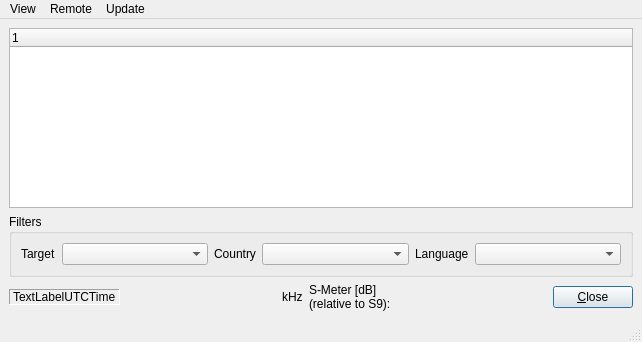
<?xml version="1.0" encoding="UTF-8"?>
<ui version="4.0">
 <class>StationsDlgbase</class>
 <widget class="QMainWindow" name="StationsDlgbase">
  <property name="geometry">
   <rect>
    <x>0</x>
    <y>0</y>
    <width>618</width>
    <height>342</height>
   </rect>
  </property>
  <property name="windowTitle">
   <string>Stations</string>
  </property>
  <widget class="QWidget" name="centralwidget">
   <layout class="QGridLayout" name="gridLayout">
    <item row="2" column="0">
     <layout class="QHBoxLayout" name="horizontalLayout_4">
      <item>
       <widget class="QLabel" name="TextLabelUTCTime">
        <property name="sizePolicy">
         <sizepolicy hsizetype="Fixed" vsizetype="Maximum">
          <horstretch>0</horstretch>
          <verstretch>0</verstretch>
         </sizepolicy>
        </property>
        <property name="frameShape">
         <enum>QFrame::Panel</enum>
        </property>
        <property name="frameShadow">
         <enum>QFrame::Sunken</enum>
        </property>
        <property name="text">
         <string>TextLabelUTCTime</string>
        </property>
        <property name="wordWrap">
         <bool>false</bool>
        </property>
       </widget>
      </item>
      <item>
       <layout class="QHBoxLayout" name="horizontalLayout_2">
        <item>
         <widget class="QwtCounter" name="QwtCounterFrequency">
          <property name="sizePolicy">
           <sizepolicy hsizetype="Fixed" vsizetype="Maximum">
            <horstretch>0</horstretch>
            <verstretch>0</verstretch>
           </sizepolicy>
          </property>
          <property name="minimumSize">
           <size>
            <width>150</width>
            <height>0</height>
           </size>
          </property>
         </widget>
        </item>
        <item>
         <widget class="QLabel" name="TextLabel1">
          <property name="text">
           <string>kHz</string>
          </property>
          <property name="wordWrap">
           <bool>false</bool>
          </property>
          <property name="buddy">
           <cstring>QwtCounterFrequency</cstring>
          </property>
         </widget>
        </item>
       </layout>
      </item>
      <item>
       <layout class="QHBoxLayout" name="horizontalLayout_3">
        <item>
         <widget class="QLabel" name="TextLabelSMeter">
          <property name="sizePolicy">
           <sizepolicy hsizetype="Fixed" vsizetype="Maximum">
            <horstretch>0</horstretch>
            <verstretch>0</verstretch>
           </sizepolicy>
          </property>
          <property name="text">
           <string>S-Meter [dB]
(relative to S9):</string>
          </property>
          <property name="wordWrap">
           <bool>false</bool>
          </property>
         </widget>
        </item>
        <item>
         <widget class="QwtThermo" name="ProgrSigStrength">
          <property name="sizePolicy">
           <sizepolicy hsizetype="Fixed" vsizetype="Maximum">
            <horstretch>0</horstretch>
            <verstretch>0</verstretch>
           </sizepolicy>
          </property>
          <property name="minimumSize">
           <size>
            <width>150</width>
            <height>0</height>
           </size>
          </property>
         </widget>
        </item>
       </layout>
      </item>
      <item>
       <widget class="QPushButton" name="buttonOk">
        <property name="sizePolicy">
         <sizepolicy hsizetype="Fixed" vsizetype="Maximum">
          <horstretch>0</horstretch>
          <verstretch>0</verstretch>
         </sizepolicy>
        </property>
        <property name="text">
         <string>&amp;Close</string>
        </property>
        <property name="autoDefault">
         <bool>true</bool>
        </property>
        <property name="default">
         <bool>true</bool>
        </property>
       </widget>
      </item>
     </layout>
    </item>
    <item row="0" column="0">
     <widget class="QTreeWidget" name="ListViewStations">
      <column>
       <property name="text">
        <string>1</string>
       </property>
      </column>
     </widget>
    </item>
    <item row="1" column="0">
     <widget class="QGroupBox" name="groupBox">
      <property name="title">
       <string>Filters</string>
      </property>
      <layout class="QHBoxLayout" name="horizontalLayout">
       <item>
        <widget class="QLabel" name="TextLabelTarget">
         <property name="text">
          <string>Target</string>
         </property>
         <property name="wordWrap">
          <bool>false</bool>
         </property>
        </widget>
       </item>
       <item>
        <widget class="QComboBox" name="ComboBoxFilterTarget">
         <property name="sizePolicy">
          <sizepolicy hsizetype="MinimumExpanding" vsizetype="Fixed">
           <horstretch>0</horstretch>
           <verstretch>0</verstretch>
          </sizepolicy>
         </property>
        </widget>
       </item>
       <item>
        <widget class="QLabel" name="TextLabelCountry">
         <property name="text">
          <string>Country</string>
         </property>
         <property name="wordWrap">
          <bool>false</bool>
         </property>
        </widget>
       </item>
       <item>
        <widget class="QComboBox" name="ComboBoxFilterCountry">
         <property name="sizePolicy">
          <sizepolicy hsizetype="MinimumExpanding" vsizetype="Fixed">
           <horstretch>0</horstretch>
           <verstretch>0</verstretch>
          </sizepolicy>
         </property>
        </widget>
       </item>
       <item>
        <widget class="QLabel" name="TextLabelLanguage">
         <property name="text">
          <string>Language</string>
         </property>
         <property name="wordWrap">
          <bool>false</bool>
         </property>
        </widget>
       </item>
       <item>
        <widget class="QComboBox" name="ComboBoxFilterLanguage">
         <property name="sizePolicy">
          <sizepolicy hsizetype="MinimumExpanding" vsizetype="Fixed">
           <horstretch>0</horstretch>
           <verstretch>0</verstretch>
          </sizepolicy>
         </property>
        </widget>
       </item>
      </layout>
     </widget>
    </item>
   </layout>
  </widget>
  <widget class="QMenuBar" name="menubar">
   <property name="geometry">
    <rect>
     <x>0</x>
     <y>0</y>
     <width>618</width>
     <height>17</height>
    </rect>
   </property>
   <widget class="QMenu" name="menuView">
    <property name="title">
     <string>View</string>
    </property>
    <widget class="QMenu" name="menuStations_preview">
     <property name="title">
      <string>Stations &amp;preview</string>
     </property>
     <addaction name="actionDisabled"/>
     <addaction name="action5minutes"/>
     <addaction name="action15minutes"/>
     <addaction name="action30minutes"/>
    </widget>
    <addaction name="actionShowOnlyActiveStations"/>
    <addaction name="actionShowAllStations"/>
    <addaction name="menuStations_preview"/>
   </widget>
   <widget class="QMenu" name="menuRemote">
    <property name="title">
     <string>Remote</string>
    </property>
    <addaction name="actionChooseRig"/>
    <addaction name="actionEnable_S_Meter"/>
   </widget>
   <widget class="QMenu" name="menuUpdate">
    <property name="title">
     <string>Update</string>
    </property>
    <addaction name="actionGetUpdate"/>
   </widget>
   <addaction name="menuView"/>
   <addaction name="menuRemote"/>
   <addaction name="menuUpdate"/>
  </widget>
  <widget class="QStatusBar" name="statusbar"/>
  <action name="actionShowOnlyActiveStations">
   <property name="checkable">
    <bool>true</bool>
   </property>
   <property name="text">
    <string>Show only active stations</string>
   </property>
  </action>
  <action name="actionShowAllStations">
   <property name="checkable">
    <bool>true</bool>
   </property>
   <property name="text">
    <string>Show all stations</string>
   </property>
  </action>
  <action name="action5minutes">
   <property name="checkable">
    <bool>true</bool>
   </property>
   <property name="text">
    <string>5 minutes</string>
   </property>
  </action>
  <action name="action15minutes">
   <property name="checkable">
    <bool>true</bool>
   </property>
   <property name="text">
    <string>15 minutes</string>
   </property>
  </action>
  <action name="action30minutes">
   <property name="checkable">
    <bool>true</bool>
   </property>
   <property name="text">
    <string>30 minutes</string>
   </property>
  </action>
  <action name="actionGetUpdate">
   <property name="text">
    <string>Get Update...</string>
   </property>
  </action>
  <action name="actionChooseRig">
   <property name="text">
    <string>Rig Settings...</string>
   </property>
  </action>
  <action name="actionDisabled">
   <property name="checkable">
    <bool>true</bool>
   </property>
   <property name="text">
    <string>&amp;Disabled</string>
   </property>
  </action>
  <action name="actionEnable_S_Meter">
   <property name="checkable">
    <bool>true</bool>
   </property>
   <property name="text">
    <string>Enable S-Meter</string>
   </property>
  </action>
 </widget>
 <customwidgets>
  <customwidget>
   <class>QwtCounter</class>
   <extends>QWidget</extends>
   <header>qwt_counter.h</header>
  </customwidget>
  <customwidget>
   <class>QwtThermo</class>
   <extends>QWidget</extends>
   <header>qwt_thermo.h</header>
  </customwidget>
 </customwidgets>
 <resources>
  <include location="res/icons.qrc"/>
 </resources>
 <connections/>
</ui>
